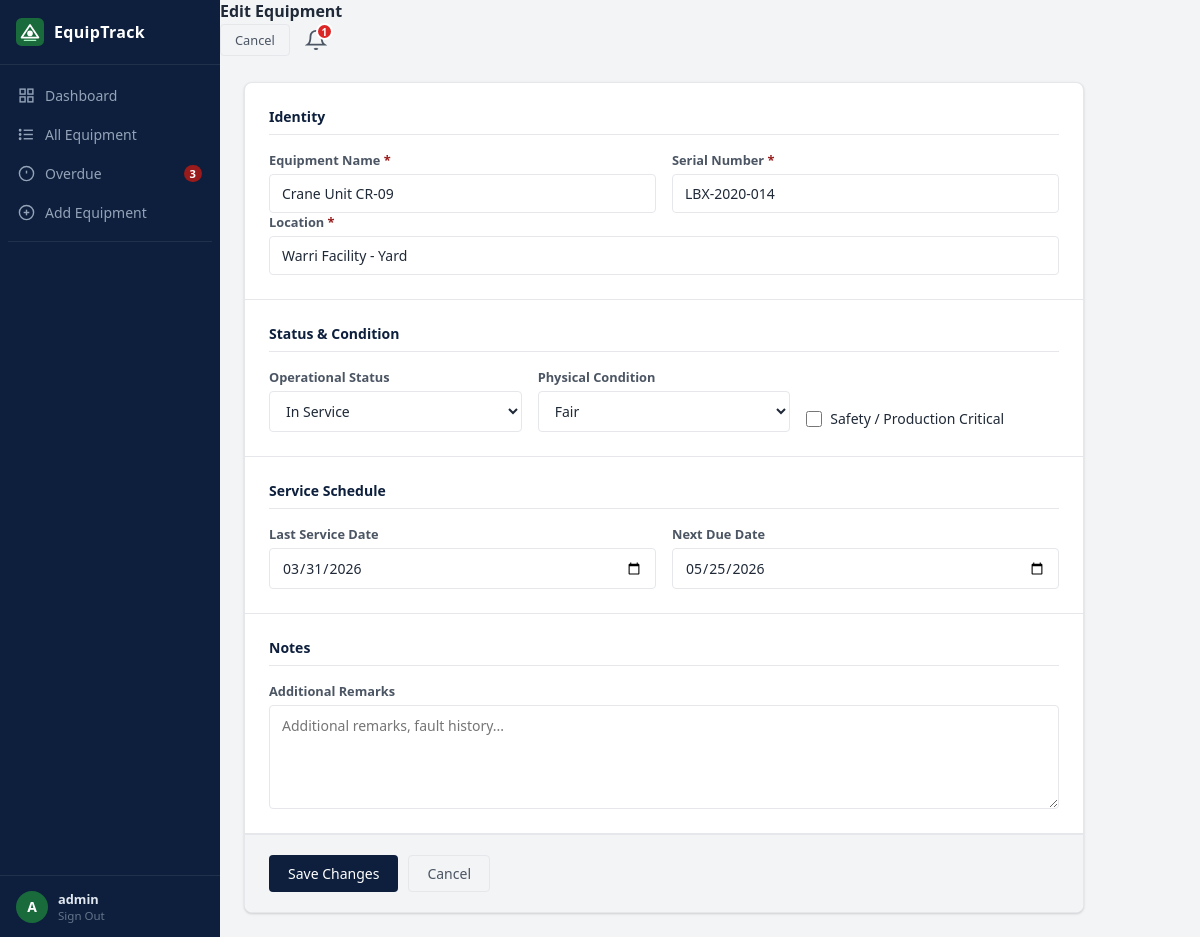
The page /equipment/6/edit/ (signed in) on the database as committed earlier.
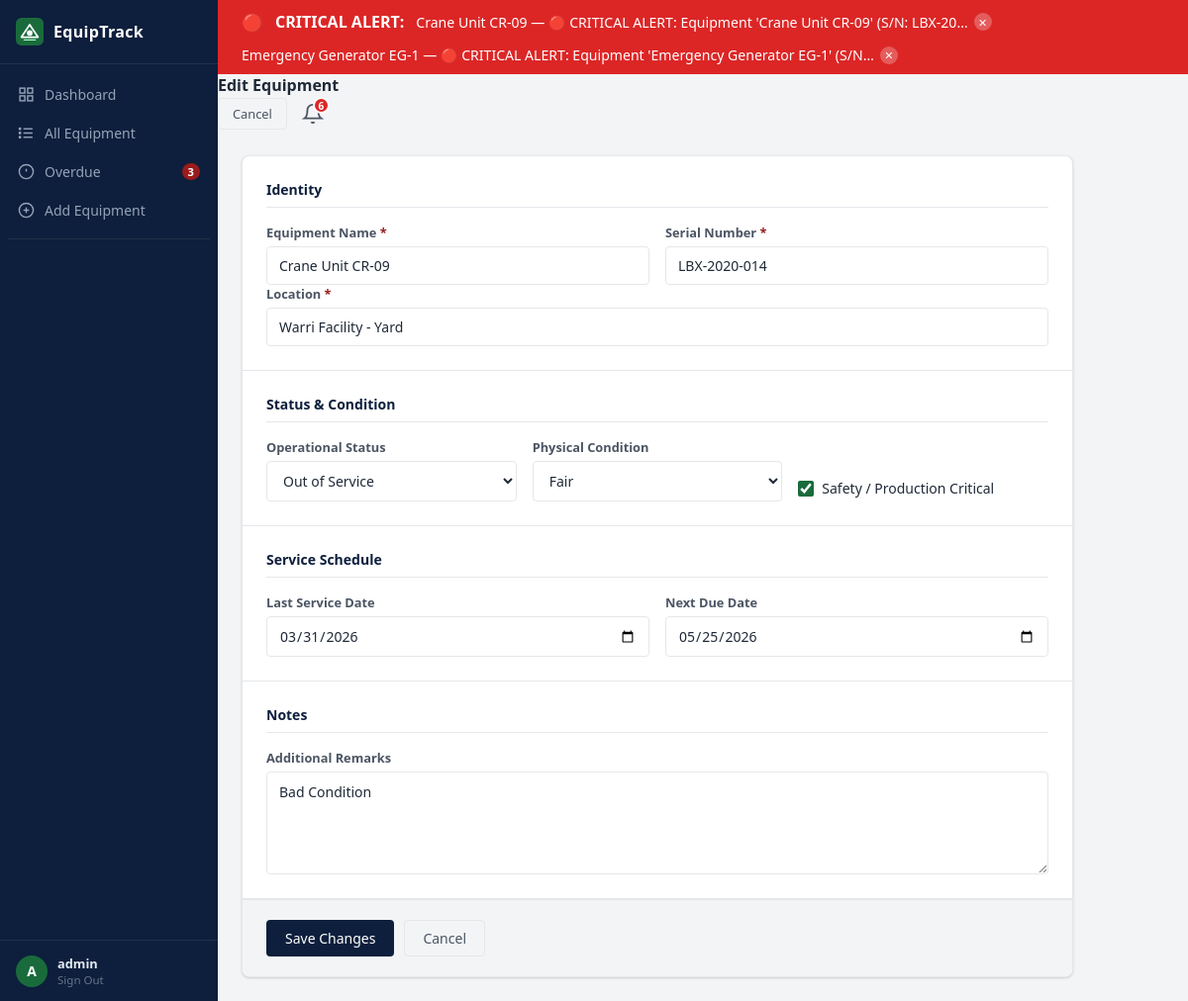
The same page on the database as committed later.
### tracker/models.py (models this page shows, shortened)
class Equipment(models.Model):
    class Condition(models.TextChoices):
        GOOD = "good", "Good"
        FAIR = "fair", "Fair"
        POOR = "poor", "Poor"
    class Status(models.TextChoices):
        IN_SERVICE        = "in_service",        "In Service"
        UNDER_MAINTENANCE = "under_maintenance",  "Under Maintenance"
        OUT_OF_SERVICE    = "out_of_service",     "Out of Service"
    name              = models.CharField(max_length=200)
    serial_number     = models.CharField(max_length=100, unique=True)
    location          = models.CharField(max_length=200)
    condition         = models.CharField(max_length=10, choices=Condition.choices, default=Condition.GOOD)
    status            = models.CharField(max_length=20, choices=Status.choices, default=Status.IN_SERVICE, db_index=True)
    critical          = models.BooleanField(default=False, db_index=True)
    last_service_date = models.DateField(null=True, blank=True)
    next_due_date     = models.DateField(null=True, blank=True, db_index=True)
    notes             = models.TextField(blank=True, default="")
    created_at        = models.DateTimeField(auto_now_add=True)
    updated_at        = models.DateTimeField(auto_now=True)
    class Meta:
        ordering = ["next_due_date"]
        verbose_name = "Equipment"
        verbose_name_plural = "Equipment"

### notifications/models.py (models this page shows, shortened)
class Notification(models.Model):
    STATUS_CHOICES = [
        ('in_service', 'In Service'),
        ('under_maintenance', 'Under Maintenance'),
        ('out_of_service', 'Out Of Service'),
        ('critical', 'Critical'),
        ('overdue', 'Overdue'),
    ]
    equipment = models.ForeignKey(
        'tracker.Equipment',
        on_delete=models.CASCADE,
        related_name='notifications',
    )
    user = models.ForeignKey(
        User,
        on_delete=models.CASCADE,
        null=True,
        blank=True,
    )
    status  = models.CharField(max_length=20, choices=STATUS_CHOICES)
    message = models.TextField()
    is_read = models.BooleanField(default=False)
    is_dismissed = models.BooleanField(default=False)
    created_at = models.DateTimeField(auto_now_add=True)
    class Meta:
        ordering = ['-created_at']

### tracker/views.py (the view)
# urls.py: path('equipment/<int:pk>/edit/',   views.equipment_edit,   name='equipment_edit'),
@login_required
def equipment_edit(request, pk):
    equipment = get_object_or_404(Equipment, pk=pk)
    form = EquipmentForm(request.POST or None, instance=equipment)
    if form.is_valid():
        form.save()
        messages.success(request, f'"{equipment.name}" updated successfully.')
        return redirect('tracker:equipment_detail', pk=equipment.pk)
    return render(request, 'tracker/equipment_form.html', {
        'form': form, 'equipment': equipment, 'action': 'Edit', **_stats()
    })

### notifications/context_processors.py (called while the page is built)
def notifications_processor(request):
    if not request.user.is_authenticated:
        return {}
    unread = Notification.objects.filter(
        user=request.user,
        is_read=False,
        is_dismissed=False,
    ).select_related('equipment').order_by('-created_at')
    critical = unread.filter(status='critical')
    return {
        'unread_notifications': unread,
        'critical_notifications': critical,
        'unread_count': unread.count(),
    }

### tracker/templates/tracker/equipment_form.html (shortened to what this page needs)
{% extends 'tracker/base.html' %}
{% block nav_add %}{% if action == 'Add' %}active{% endif %}{% endblock %}
{% block page_title %}{{ action }} Equipment{% endblock %}
{% block topbar_actions %}
  {% if equipment %}
    <a href="{% url 'tracker:equipment_detail' equipment.pk %}" class="btn btn--ghost btn--sm">Cancel</a>
  {% else %}
    <a href="{% url 'tracker:equipment_list' %}" class="btn btn--ghost btn--sm">Cancel</a>
  {% endif %}
{% endblock %}
{% block content %}
<div class="form-layout">
  <form method="post" class="form-card">
    <div class="form-section">
      <h3 class="form-section__title">Identity</h3>
      <div class="form-row form-row--2col">
        <div class="form-group">
          <label class="form-label" for="{{ form.name.id_for_label }}">
            Equipment Name <span class="required">*</span>
          </label>
          {{ form.name }}
        </div>
        <div class="form-group">
          <label class="form-label" for="{{ form.serial_number.id_for_label }}">
            Serial Number <span class="required">*</span>
          </label>
          {{ form.serial_number }}
        </div>
      </div>
      <div class="form-group">
        <label class="form-label" for="{{ form.location.id_for_label }}">Location <span class="required">*</span></label>
        {{ form.location }}
      </div>
    </div>
    <div class="form-section">
      <h3 class="form-section__title">Status &amp; Condition</h3>
      <div class="form-row form-row--3col">
        <div class="form-group">
          <label class="form-label">Operational Status</label>
          {{ form.status }}
        </div>
        <div class="form-group">
          <label class="form-label">Physical Condition</label>
          {{ form.condition }}
        </div>
        <div class="form-group form-group--checkbox">
          <label class="checkbox-label">
            {{ form.critical }}
            <span>Safety / Production Critical</span>
          </label>
        </div>
      </div>
    </div>
    <div class="form-section">
      <h3 class="form-section__title">Service Schedule</h3>
      <div class="form-row form-row--2col">
        <div class="form-group">
          <label class="form-label">Last Service Date</label>
          {{ form.last_service_date }}
        </div>
        <div class="form-group">
          <label class="form-label">Next Due Date</label>
          {{ form.next_due_date }}
        </div>
      </div>
    </div>
    <div class="form-section">
      <h3 class="form-section__title">Notes</h3>
      <div class="form-group">
        <label class="form-label">Additional Remarks</label>
        {{ form.notes }}
      </div>
    </div>
    <div class="form-actions">
      <button type="submit" class="btn btn--primary">
        {% if action == 'Add' %}Add Equipment{% else %}Save Changes{% endif %}
      </button>
      {% if equipment %}
        <a href="{% url 'tracker:equipment_detail' equipment.pk %}" class="btn btn--ghost">Cancel</a>
      {% else %}
        <a href="{% url 'tracker:equipment_list' %}" class="btn btn--ghost">Cancel</a>
      {% endif %}
    </div>
  </form>
</div>
{% endblock %}

### tracker/templates/tracker/base.html (shortened to what this page needs)
{% load static %}
<!DOCTYPE html>
<html lang="en">
<head>
  <link rel="stylesheet" href="{% static 'css/main.css' %}"/>
</head>
<body>
<div class="app-shell">
  <aside class="sidebar">
    <div class="sidebar__brand">
      <span>EquipTrack</span>
    </div>
    <nav class="sidebar__nav">
      <a href="{% url 'tracker:dashboard' %}" class="nav-item {% block nav_dashboard %}{% endblock %}">
        <svg viewBox="0 0 24 24" fill="none" stroke="currentColor" stroke-width="2"><rect x="3" y="3" width="7" height="7"/><rect x="14" y="3" width="7" height="7"/><rect x="14" y="14" width="7" height="7"/><rect x="3" y="14" width="7" height="7"/></svg>
        Dashboard
      </a>
      <a href="{% url 'tracker:equipment_list' %}" class="nav-item {% block nav_list %}{% endblock %}">
        All Equipment
      </a>
      <a href="{% url 'tracker:equipment_overdue' %}" class="nav-item {% block nav_overdue %}{% endblock %}">
        <svg viewBox="0 0 24 24" fill="none" stroke="currentColor" stroke-width="2"><circle cx="12" cy="12" r="10"/><line x1="12" y1="8" x2="12" y2="12"/><line x1="12" y1="16" x2="12.01" y2="16"/></svg>
        Overdue
        {% if overdue and overdue > 0 %}<span class="badge-count">{{ overdue }}</span>{% endif %}
      </a>
      <a href="{% url 'tracker:equipment_create' %}" class="nav-item {% block nav_add %}{% endblock %}">
        <svg viewBox="0 0 24 24" fill="none" stroke="currentColor" stroke-width="2"><circle cx="12" cy="12" r="10"/><line x1="12" y1="8" x2="12" y2="16"/><line x1="8" y1="12" x2="16" y2="12"/></svg>
        Add Equipment
      </a>
      <div class="sidebar__divider"></div>
    </nav>
    <div class="sidebar__user">
      <div class="user-avatar">{{ request.user.username|first|upper }}</div>
      <div class="user-info">
        <span class="user-name">{{ request.user.username }}</span>
        <a href="{% url 'logout' %}" class="user-logout">Sign Out</a>
      </div>
    </div>
  </aside>
  <div class="main-area">
    {% if critical_notifications %}
    <div class="critical-banner" id="criticalBanner">
      <div class="critical-banner__inner">
        <span class="critical-banner__icon">🔴</span>
        <strong>CRITICAL ALERT:</strong>
        {% for note in critical_notifications %}
          <span class="critical-banner__item">
            {{ note.equipment.name }} — {{ note.message|truncatechars:60 }}
            <button class="critical-banner__dismiss"
                    data-id="{{ note.pk }}"
                    data-url="{% url 'notifications:dismiss' note.pk %}">✕</button>
          </span>
        {% endfor %}
      </div>
    </div>
    {% endif %}
    <header class="topbar">
      <div class="topbar__left">
        <h2 class="topbar__title">{% block page_title %}{% endblock %}</h2>
      </div>
      <div class="topbar__right">
        {% block topbar_actions %}{% endblock %}
        {% if user.is_authenticated %}
        <div class="notif-bell" id="notifBell">
          <button class="notif-bell__btn" onclick="toggleDropdown()">
            <svg viewBox="0 0 24 24" fill="none" stroke="currentColor" stroke-width="2" width="22" height="22">
              <path d="M18 8A6 6 0 0 0 6 8c0 7-3 9-3 9h18s-3-2-3-9"/>
              <path d="M13.73 21a2 2 0 0 1-3.46 0"/>
            </svg>
            {% if unread_count > 0 %}
              <span class="notif-bell__badge">{{ unread_count }}</span>
            {% endif %}
          </button>
        </div>
        {% endif %}
      </div>
    </header>
    <main class="page-content">
      {% block content %}{% endblock %}
    </main>
  </div>
</div>
</body>
</html>

Rows that differ between the two databases and show on the page:
added Notification: equipment.name "Crane Unit CR-09", message "🔴 CRITICAL ALERT: Equipment 'Crane Unit CR-09' (S/N: LBX-20…"
added Notification: equipment.name "Emergency Generator EG-1", message "🔴 CRITICAL ALERT: Equipment 'Emergency Generator EG-1' (S/N…"
changed Equipment "Crane Unit CR-09": status "In Service" → "Out of Service"; critical "☐" → "☑"; notes (not shown) → "Bad Condition"
Other text that changed with them:
{{ unread_count }}: "1" → "6"
text now shown: "🔴 CRITICAL ALERT:"
